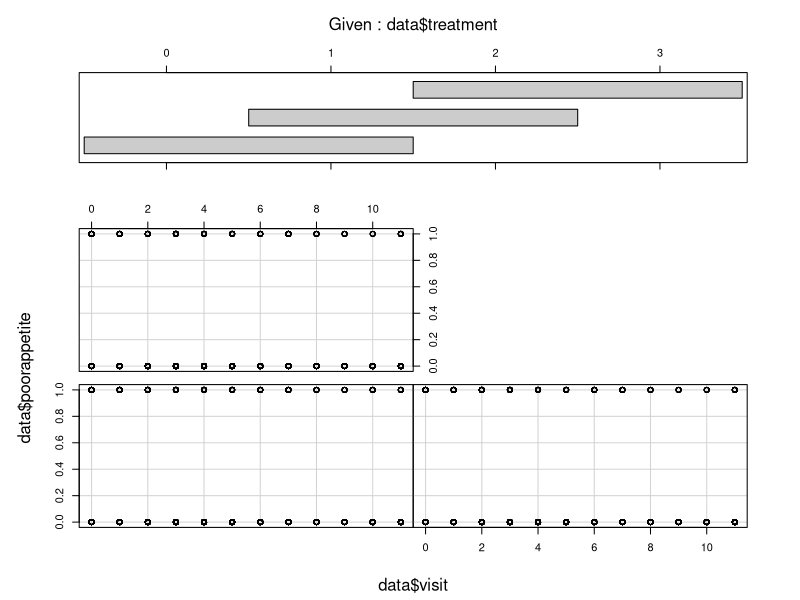
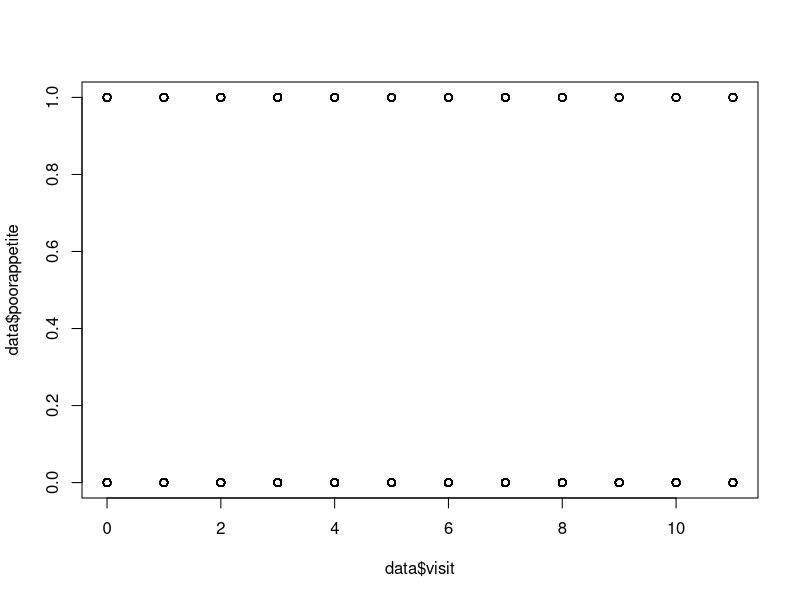

Here is the R script that generated these plots, in order: (Note: this script raises an error after producing the figures.)
setwd('C:/Users/sadov/source/repos/statistics/04 Multi-variative models')
library(lme4)


## Question 1
data<-read.table(file="morbidity.txt", sep="\t", dec=".", header=TRUE)
head(data)
tail(data)
coplot(data$poorappetite~data$visit|data$treatment)
# a
model<-glmer(poorappetite~visit*treatment+boy+(1+visit|ID), 
               data=data, family=binomial(link="logit"))
summary(model)
ranef(model)
# b
newdata<-data.frame(visit=11, boy=0, treatment=1)
predict(model, newdata=newdata, re.form=NA, type="response")

mu.hat<-predict(model, newdata=data, re.form=NA, type="response")
mu.pred<-predict(model, newdata=data, type="response")=
plot(data$visit,data$poorappetite)
for(i in 1:length(data$ID)){
  lines(data$visit[data$ID==data$ID[i]],
        mu.hat[data$ID==data$ID[i]], col="red")
}
# c
model_no_treatment<-glmer(poorappetite~visit+boy+(1+visit|ID), 
             data=data, family=binomial(link="logit"))
anova(model_no_treatment, model)
# d
beta<-t(t(fixef(model)))
X<-getME(model, "X")
Z<-getME(model, "Z")
b<-as.numeric(stack(data.frame(t(ranef(model)$ID)))[,1])
xf<-t(t(rep(0,5)))
xf[1]<-1
xf[2]<-11

sigma2<-sigma(model)^2
ST<-getME(model, "ST")$ID
S<-diag(diag(ST))
T<-ST-S+diag(2)
F<-T%*%S%*%S%*%t(T)

zf<-t(t(rep(0,782)))
zf[1]<-1
zf[2]<-11
zf<-as.matrix(zf)

G<-kronecker(diag(391), F)
V<-diag(dim(X)[1])+Z%*%G%*%t(Z)

w<-Z%*%G%*%zf
vf<-1+t(zf)%*%G%*%zf

var.error<-sigma2*(vf-t(w)%*%solve(V)%*%w+(t(xf)-t(w)%*%solve(V)%*%X)%*%solve(t(X)%*%solve(V)%*%X)%*%(xf-t(X)%*%solve(V)%*%w))

lowerbound<-blup-qnorm(0.75)*sqrt(var.error)
lowerbound

upperbound<-blup+qnorm(0.75)*sqrt(var.error)
upperbound


## Question 2
library(reshape)
rm(list = ls())
data<-read.table(file="excretory.txt", sep="\t", dec=".", header=TRUE)
attach(data)
Y<-cbind(creatinine, chloride, chlorine)
model<-lm(Y~gravity+obesity)
# Data = melt(data, id.vars=1:2, variable_name='Y')
# Data$Y = factor(gsub('Y(.+)', '\\1', Data$Y))
# model<-lmer(value~Y+gravity+(1|obesity), data=Data)
summary(model)
# a
B.hat<-coef(model)
B.hat
# b
# check if there are points with the gravity and obesity values exist in dataset
sub_data = Data[which(Data$gravity == 30 & Data$obesity == "Group IV")]
# compute estimate
newdata<-data.frame(gravity=30, obesity="Group IV")
mu<-predict(model, newdata=newdata,re.form=NA)
mu
# c
newdata<-data.frame(gravity=35,obesity="Group III")
BP<-predict(model, newdata=newdata)
BP

Sigma = sigma(model)

X<-model.matrix(model)
xf<-t(cbind(1,newdata))
cov.error<-Sigma*as.numeric(1+t(xf)%*%solve(t(X)%*%X)%*%xf)

lower.bound<-BP-qnorm(0.9)*diag(cov.error)^0.5
upper.bound<-BP+qnorm(0.9)*diag(cov.error)^0.5
lower.bound
upper.bound
# d
yf1<-c(25,29.50)
Bt<-t(coef(model))
B1t<-Bt[1:2,]
B2t<-Bt[3,]
Sigma11<-Sigma[1:2,1:2]
Sigma12<-Sigma[1:2,3]
Sigma21<-Sigma[3,1:2]
Sigma22<-Sigma[3,3]

BP<-B2t%*%xf+Sigma21%*%solve(Sigma11)%*%(yf1-B1t%*%xf)
BP
cov.error<-Sigma22-Sigma21%*%solve(Sigma11)%*%Sigma12

lower.bound<-BP-qnorm(0.9)*diag(cov.error)^0.5
upper.bound<-BP+qnorm(0.9)*diag(cov.error)^0.5
lower.bound
upper.bound
